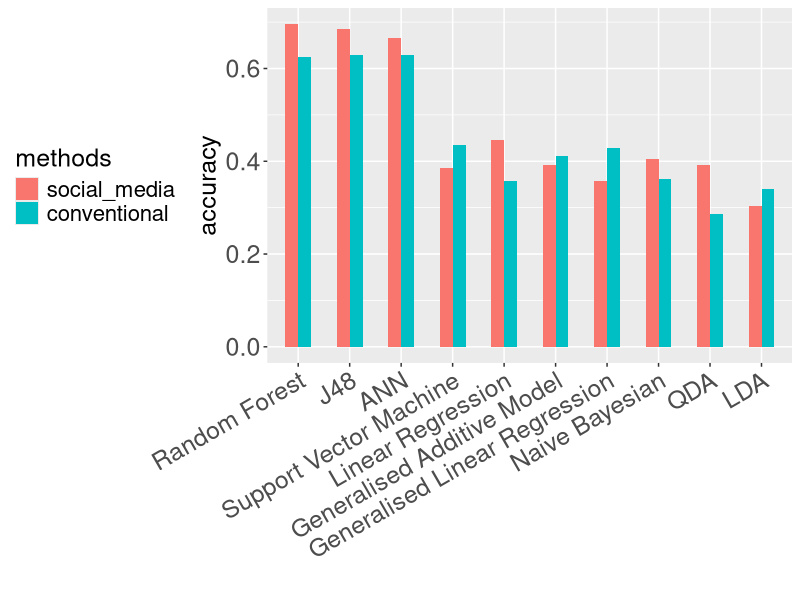

R code for this plot:
library(dplyr)
library(tidyr)
library(caret)
library(ggplot2)
library(reshape2)

eval.df <- read.csv("figures/eval.csv", header = TRUE)
eval.m <- melt(eval.df)

p <- ggplot(eval.m, aes(x= reorder(type, -value), y=value))+
  geom_bar(aes(fill=variable),  position="dodge",stat="identity", width = 0.5)+
  theme(legend.position="left")+                                                                  
  labs(y="accuracy", 
       x="", 
       fill = "methods")+
  theme(axis.text.y = element_text(size = 18),
        axis.text.x = element_text(angle = 30, hjust = 1, size = 18),
        legend.text = element_text(size = 16),
        axis.title.x= element_text(size = 18),
        axis.title.y= element_text(size = 18),
        legend.title = element_text(size = 18))
ggsave("figures/eval_comparsion.jpg", p, width = 12, height = 6)
